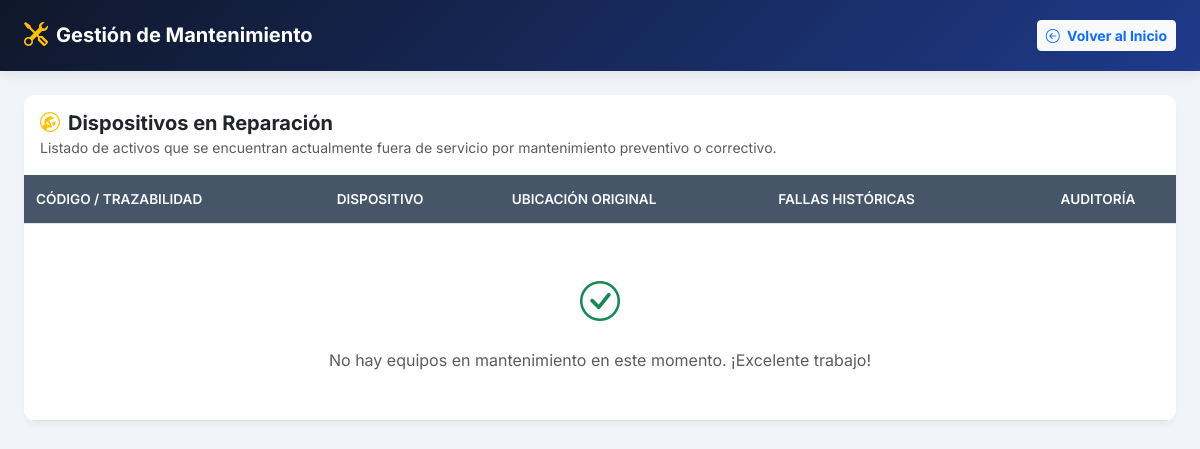
The page /en_mantenimiento on the database as committed earlier.
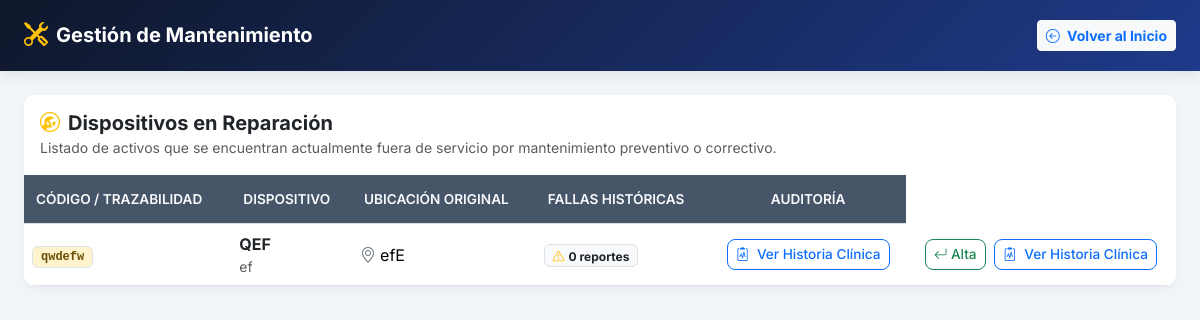
The same page on the database as committed later.
### tables this page shows
CREATE TABLE equipos (
        id INTEGER PRIMARY KEY AUTOINCREMENT,
        codigo_trazabilidad TEXT UNIQUE NOT NULL,
        numero_serie TEXT NOT NULL,
        nombre TEXT NOT NULL,
        marca TEXT NOT NULL,
        ubicacion TEXT NOT NULL,
        puntaje_funcion REAL DEFAULT 5.0,
        puntaje_aplicacion REAL DEFAULT 5.0,
        puntaje_mantenimiento REAL DEFAULT 3.0,
        manual_url TEXT,
        estado TEXT DEFAULT 'Activo'
        
    );

### app.py (the view)
@app.route("/en_mantenimiento")
def equipos_en_mantenimiento():
    filas_mantenimiento = obtener_equipos_mantenimiento()
    return render_template("mantenimiento.html", equipos=filas_mantenimiento)

### db.py (called while the page is built)
def obtener_conexion():
    conexion = sqlite3.connect(RUTA_BD)
    conexion.row_factory = sqlite3.Row
    conexion.execute("PRAGMA foreign_keys = ON;")
    return conexion

def obtener_equipos_mantenimiento():
    conexion = obtener_conexion()
    try:
        return conexion.execute("""
        SELECT e.*, COUNT(f.id) AS cantidad_fallas
        FROM equipos e
        LEFT JOIN historial_fallas f ON e.id = f.equipo_id
        WHERE e.estado = 'Mantenimiento'
        GROUP BY e.id
        """).fetchall()
    finally:
        conexion.close()

### templates/mantenimiento.html (shortened to what the changed rows need)
<!DOCTYPE html>
<html lang="es">
<head>
    <link href="https://cdn.jsdelivr.net/npm/bootstrap@5.3.3/dist/css/bootstrap.min.css" rel="stylesheet">
    <link rel="stylesheet" href="https://cdn.jsdelivr.net/npm/bootstrap-icons@1.11.3/font/bootstrap-icons.min.css">
</head>
<body>
<div class="container-fluid px-4 pb-5">
    <div class="card overflow-hidden">
        <div class="table-responsive">
            <table class="table table-hover align-middle mb-0">
                <thead>
                    <tr>
                        <th>Código / Trazabilidad</th>
                        <th>Dispositivo</th>
                        <th>Ubicación Original</th>
                        <th>Fallas Históricas</th>
                        <th class="text-center">Auditoría</th>
                    </tr>
                </thead>
                <tbody>
                    {% for eq in equipos %}
                    <tr>
                        <td>
                            <span class="badge bg-warning-subtle text-warning-emphasis font-monospace border px-2 py-1">
                                {{ eq.codigo_trazabilidad }}
                            </span>
                        </td>
                        <td>
                            <div class="fw-bold text-dark">{{ eq.nombre }}</div>
                            <div class="text-muted small">{{ eq.marca }}</div>
                        </td>
                        <td><i class="bi bi-geo-alt text-secondary me-1"></i>{{ eq.ubicacion }}</td>
                        <td>
                            <span class="badge bg-light text-dark border">
                                <i class="bi bi-exclamation-triangle me-1 text-warning"></i>{{ eq.cantidad_fallas }} reportes
                            </span>
                        </td>
                        <td class="text-center">
                            <a href="/equipo/{{ eq.id }}" class="btn btn-outline-primary btn-sm btn-action">
                                <i class="bi bi-clipboard2-pulse me-1"></i> Ver Historia Clínica
                            </a>
                        </td>
                        <td class="text-center">
                            <a href="/equipo/{{ eq.id }}/restaurar_activo" class="btn btn-outline-success btn-sm btn-action me-1" title="Alta de Mantenimiento">
                                <i class="bi bi-arrow-return-left"></i> Alta
                            </a>
                            <a href="/equipo/{{ eq.id }}" class="btn btn-outline-primary btn-sm btn-action">
                                <i class="bi bi-clipboard2-pulse me-1"></i> Ver Historia Clínica
                            </a>
                        </td>
                    </tr>
                    {% else %}
                    <tr>
                        <td colspan="5" class="text-center py-5 text-muted">
                            <i class="bi bi-check-circle fs-1 d-block mb-3 text-success"></i>
                            No hay equipos en mantenimiento en este momento. ¡Excelente trabajo!
                        </td>
                    </tr>
                    {% endfor %}
                </tbody>
            </table>
        </div>
    </div>
</div>
</body>
</html>

Rows that differ between the two databases and show on the page:
now on this page (row edited): equipos: codigo_trazabilidad "qwdefw", nombre "QEF", marca "ef", ubicacion "efE", cantidad_fallas "0"
Other text that changed with them:
text no longer shown: "No hay equipos en mantenimiento en este momento. ¡Excelente trabajo!"
